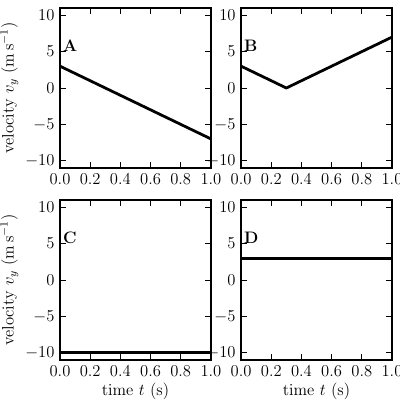

Write the Python code that produced this figure.
if __name__ == '__main__':
    import matplotlib
    matplotlib.use('Agg')
    from matplotlib import rc
    rc('font',**{'family':'serif','serif':'Computer Modern Roman','size':12})
    rc('text', usetex=True)
import numpy as np
import os as os
import pylab as plt

def vx_vs_t(fn): 
    t  = [  0., 3./10., 6./10.,   1.]
    vA = [  3.,     0.,    -3.,  -7.]
    vB = [  3.,     0.,     3.,   7.]
    vC = [-10.,   -10.,   -10., -10.]
    vD = [  3.,     3.,     3.,   3.]
    vs = [vA, vB, vC, vD]
    label = [r'\bf A', r'\bf B', r'\bf C', r'\bf D']
    dt = 0.001
    tp = np.arange(-5., 70., dt)
    plt.figure(figsize=(4, 4))
    plt.subplots_adjust(top=0.98, left=0.15, right=0.98)
    for fig in range(4):
        plt.subplot(2, 2, fig+1)
        plt.plot(t, vs[fig], 'k-', lw=2.)
        plt.xlim(0., 1.)
        plt.ylim(-11., 11.)
        plt.text(0.02, 5., label[fig])
        if fig in [2, 3]:
            plt.xlabel(r'time $t$ (s)')
        if fig in [0, 2]:
            plt.ylabel(r'velocity $v_y$ (m\,s$^{-1}$)')
    plt.savefig(fn)
    return None

if __name__ == '__main__':
    fn = 'vy_vs_t_options.pdf'
    vx_vs_t(fn)
